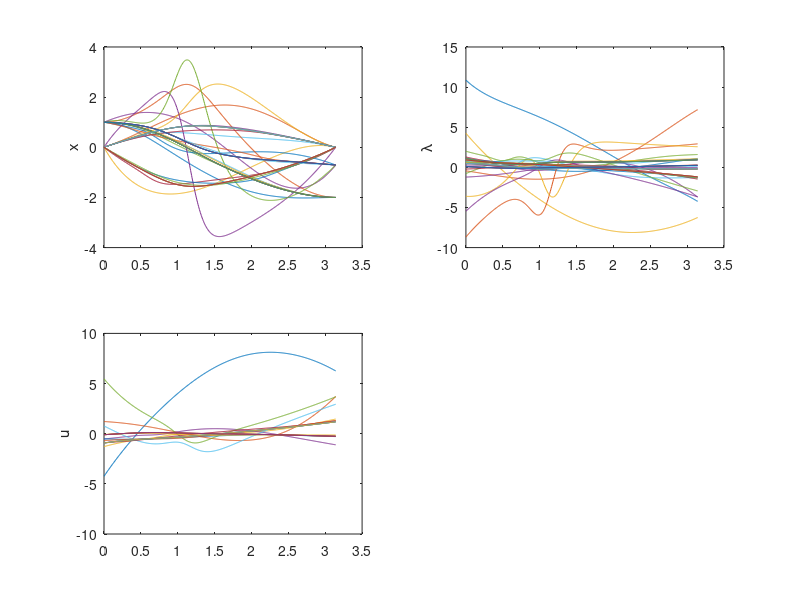
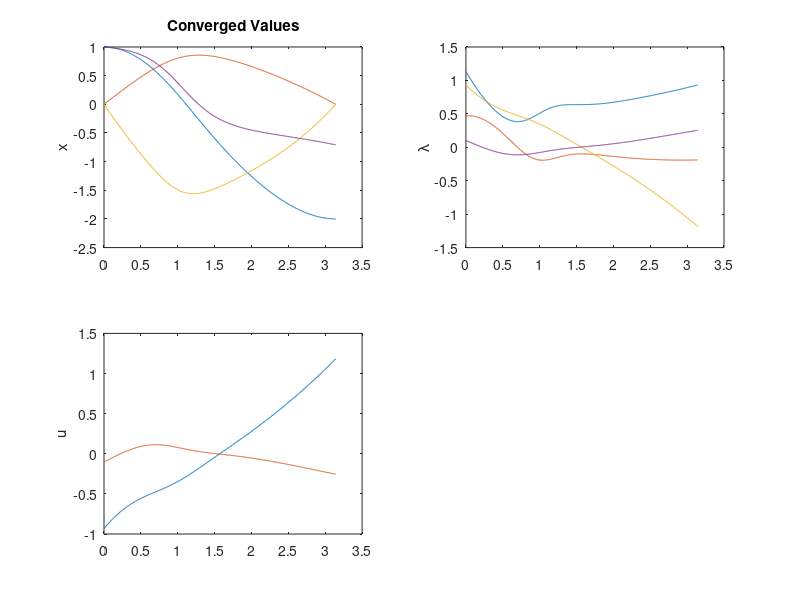

Write the MATLAB code that produced these figures, in order.
%% Midterm 6292 
%Randy Schur
%Problem 4

function [] = prob4(  )
clear
close all

N= 501;
t = linspace(0,pi, N);
dt = t(2) - t(1);

x_init = [1 0 0 1]'*ones(1,N);
lambda_init = ones(4,N);

x = x_init;
x(:,N) = [-2 0 0 -1/sqrt(2)]';
eps = 1e-5;
delta = 1;
count =0;
while delta > eps
   phi = zeros(8,8,N);
   p = zeros(8,N);
   phi(:,:,1) = eye(8);
%    p(:,1) = [0 0 0 0 0 0 0 0]';
   for k=1:N-1
     [A e] = my_eom_lin(x_init(:,k), lambda_init(:,k));
      phi_dot = A*phi(:,:,k);
      p_dot = A*p(:,k) + e;
      phi(:,:,k+1) = phi(:,:,k) + phi_dot*dt;
      p(:,k+1) = p(:,k) + dt*p_dot;
   end
   
   x0 = [1 0 0 1]';
 
    phi_xl=phi(1:4,5:8, N);
    phi_xx=phi(1:4, 1:4,N);
    p_x_tf=p(1:4,N);
    xf = [-2 0 0 -1/sqrt(2)]';
    lambda0= inv(phi_xl)*(xf -phi_xx*x0-p_x_tf);
    
    x=zeros(4,N);
    lambda=zeros(4,N);
    x(:,1)=x0;
    lambda(:,1)=lambda0;
    z0=[x0;lambda0];
    for k=2:N
        zk=phi(:,:,k)*z0+p(:,k);
        x(:,k)=zk(1:4);
        lambda(:,k)=zk(5:8);
    end
    u = [-lambda(3,:); -lambda(4,:)];
    
    subplot(2,2,1);
    plot(t,x);hold on;
    ylabel('x');
    subplot(2,2,2);
    plot(t,lambda);hold on;
    ylabel('\lambda');
    subplot(2,2,3);
    plot(t,u);hold on;
    ylabel('u');
    drawnow;
    
    delta = norm(max(abs(x-x_init) + abs(lambda-lambda_init)));
    
    x_init=x;
    lambda_init=lambda;
    count = count+1;
end
figure
    subplot(2,2,1);
    plot(t,x);hold on;
    ylabel('x');
    title('Converged Values')
    subplot(2,2,2);
    plot(t,lambda);hold on;
    ylabel('\lambda');
    subplot(2,2,3);
    plot(t,u);hold on;
    ylabel('u');

end


function [ A, e ] = my_eom_lin( x, lambda )

[Hx Hl Hxx Hxl Hlx Hll]= prob4_H_deriv(x,lambda);

A=[Hlx Hll;
  -Hxx -Hxl];
e=-(A*[x;lambda])+[Hl'; -Hx'];
end


function [Hx Hl Hxx Hxl Hlx Hll]=prob4_H_deriv(x,lambda)

x1=x(1);
x2=x(2);
x3=x(3);
x4=x(4);
l1=lambda(1);
l2=lambda(2);
l3=lambda(3);
l4=lambda(4);

Hx= [ (2*l3*x1^2 + 3*l4*x1*x2 - l3*x2^2)/(x1^2 + x2^2)^(5/2), (- l4*x1^2 + 3*l3*x1*x2 + 2*l4*x2^2)/(x1^2 + x2^2)^(5/2), l1, l2];
Hl= [ x3, x4, - l3 - x1/(x1^2 + x2^2)^(3/2), - l4 - x2/(x1^2 + x2^2)^(3/2)];
Hxx=[-(6*l3*x1^3 + 12*l4*x1^2*x2 - 9*l3*x1*x2^2 - 3*l4*x2^3)/(x1^2 + x2^2)^(7/2), (3*l4*x1^3 - 12*l3*x1^2*x2 - 12*l4*x1*x2^2 + 3*l3*x2^3)/(x1^2 + x2^2)^(7/2), 0, 0;
    (3*l4*x1^3 - 12*l3*x1^2*x2 - 12*l4*x1*x2^2 + 3*l3*x2^3)/(x1^2 + x2^2)^(7/2),  (3*l3*x1^3 + 9*l4*x1^2*x2 - 12*l3*x1*x2^2 - 6*l4*x2^3)/(x1^2 + x2^2)^(7/2), 0, 0;
       0,                                                                           0, 0, 0;
       0,                                                                           0, 0, 0];
Hxl=[  0, 0, (2*x1^2 - x2^2)/(x1^2 + x2^2)^(5/2),        (3*x1*x2)/(x1^2 + x2^2)^(5/2);
       0, 0,       (3*x1*x2)/(x1^2 + x2^2)^(5/2), -(x1^2 - 2*x2^2)/(x1^2 + x2^2)^(5/2);
       1, 0,                                   0,                                   0;
       0, 1,                                   0,                                   0];

Hlx=Hxl';
Hll=[  0, 0,  0,  0;
       0, 0,  0,  0;
       0, 0, -1,  0;
       0, 0,  0, -1];

end